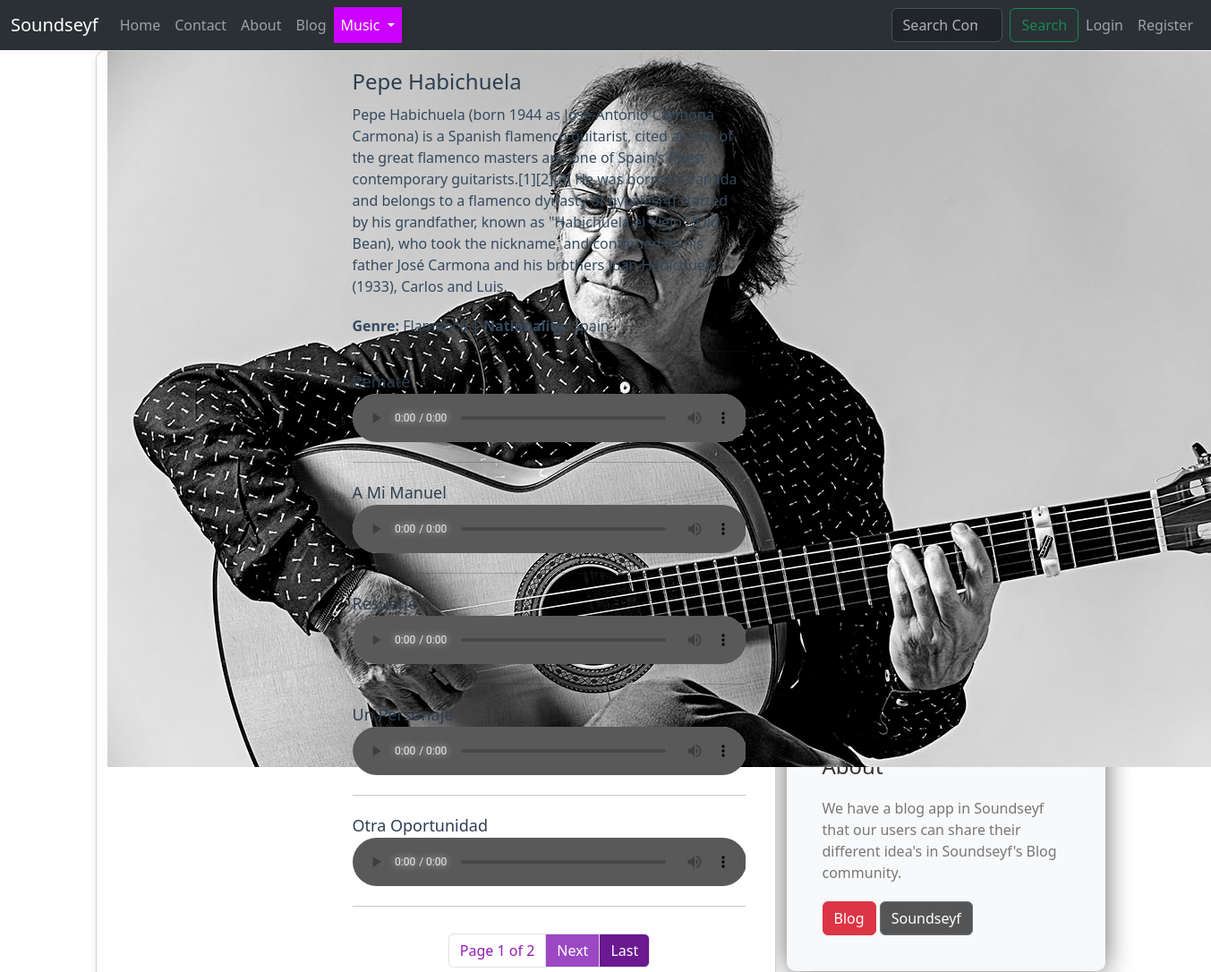
The page /music/pieces/8 (upper part) on the database as committed earlier.
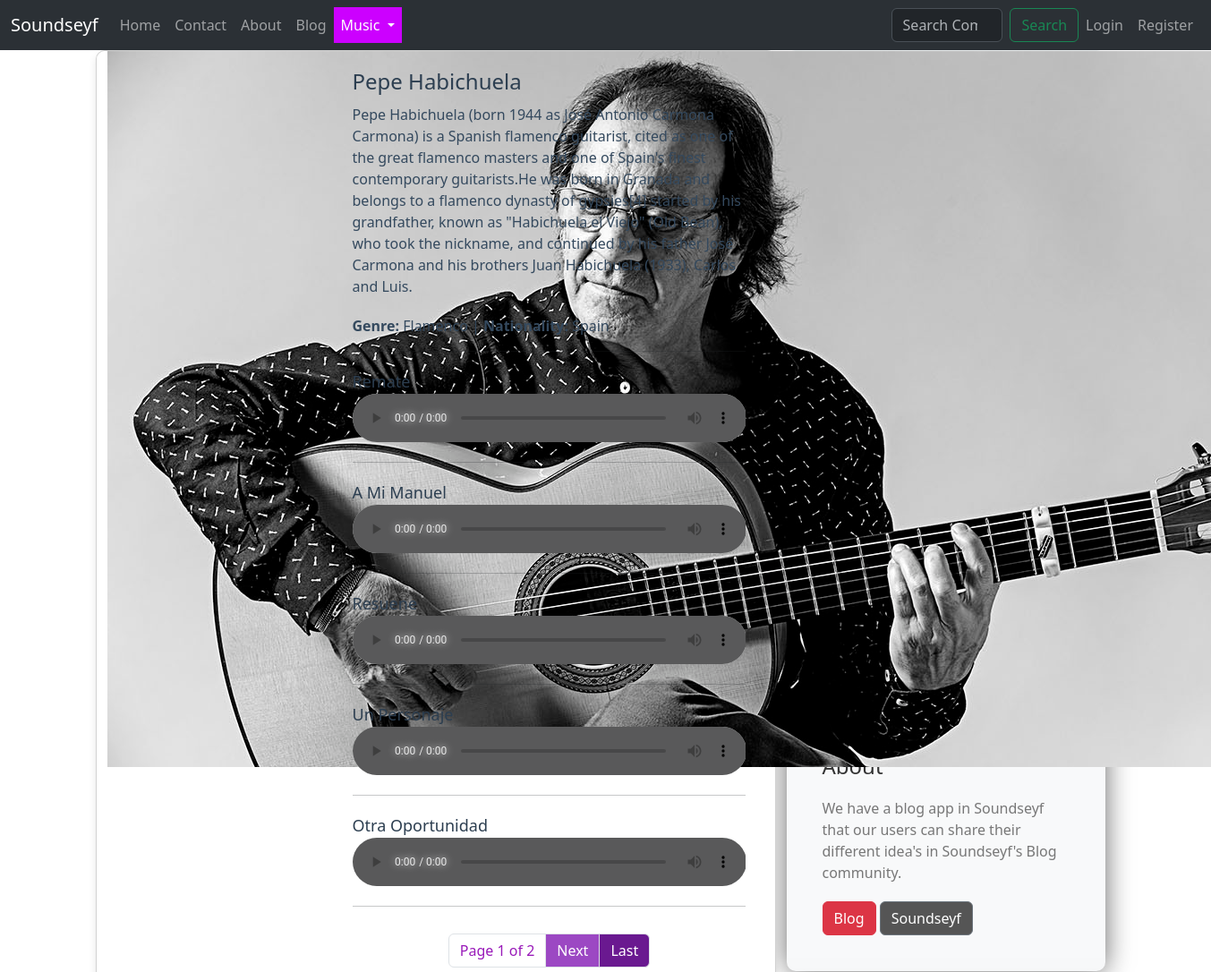
The same page on the database as committed later.
### music/models.py (models this page shows, shortened)
class Composer(models.Model):
    name = models.CharField(max_length=255,null=True,blank=True)
    biography = models.TextField(null=True, blank=True)
    image = models.ImageField(upload_to="Composers/" , default="default.jpg")
    genre = models.CharField(max_length=255,null=True,blank=True)
    nationality = models.CharField(blank=True,null=True,max_length=255)

### music/views.py (the view)
# urls.py: path('pieces/<int:cid>' , ComposerPieces , name="pieces"),
def ComposerPieces(request,cid):
    all_composers = Composer.objects.all()
    current_composer = get_object_or_404(all_composers , pk = cid)
    pieces = MasterPiece.objects.filter(composer = cid)
    p = Paginator(pieces,5)
    try:
        page_number = request.GET.get('page')
        pieces = p.get_page(page_number)
    except EmptyPage:
        pieces = pieces.get_page(1)
    except PageNotAnInteger:
        pieces = pieces.get_page(1)
    context = {"composer" : current_composer , "pieces" : pieces }
    return render (request,'music/masterpieces.html',context)

### templates/music/masterpieces.html (shortened to what the changed rows need)
{% extends 'base.html' %}
{% load static %}
{% load thumbnail %}
{% block content %}
<div class="container">
  <div class="row">
    <div class="col-md-8 card">
      <div class="row g-0">
        <div class="col-md-8 composer-details" style="padding-left: 4%;">
          <a style="text-decoration: none;" href="{% url 'music:pieces' cid=composer.id %}">
            <h2 class="composer-name">{{ composer.name }}</h2>
          </a>
          <p class="composer-bio">{{ composer.biography }}</p>
          <p class="genre-nationality"><strong>Genre:</strong> {{ composer.genre }} | <strong>Nationality:</strong> {{ composer.nationality }}</p>
          <hr>
          {% for piece in pieces %}
          <div class="piece-name">{{ piece.name }}</div>
          <div class="audio-player">
            <audio controls>
              <source src="/media/{{ piece.song }}" type="audio/mp3">
            </audio>
          </div>
          <hr>
          {% endfor %}
          <nav aria-label="Pagination">
            <ul class="pagination justify-content-center">
            </ul>
          </nav>
        </div>
      </div>
    </div>
  </div>
</div>
{% endblock %}

Rows that differ between the two databases and show on the page:
changed Composer "Pepe Habichuela": biography "…of Spain's finest contemporary guitarists.[1][2][3] He was born in Granada…" → "…of Spain's finest contemporary guitarists.He was born in Granada…"
